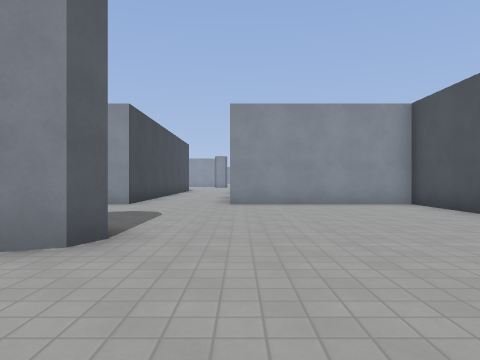
view 1 (above)

20 first-person views from a walk through a Godot game level. The camera is 1.2 m above the floor, looks level and sees 70° across. The floor is counted in squares, 2 m on a side. Each view is taken from the middle of a square. On the plan, view 1 faces up. The plan holds only what a view shows up to about 10 squares ahead; the rest is blank. The place goes on beyond the plan. Surface patterns are stand-ins for the level's own textures.

view 2
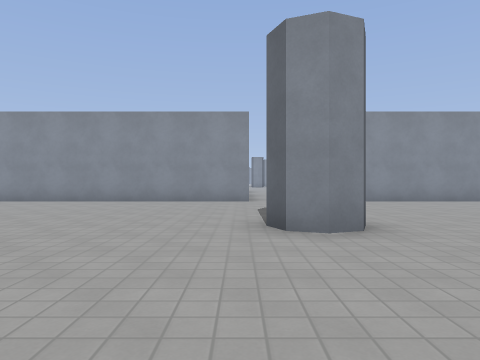

view 3
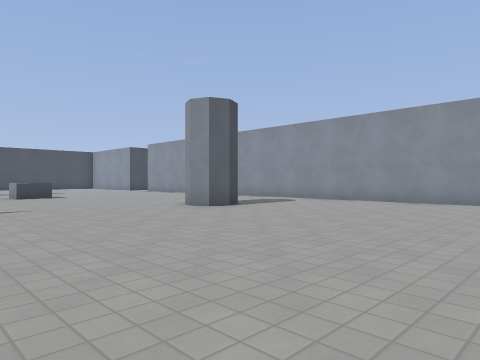

view 4
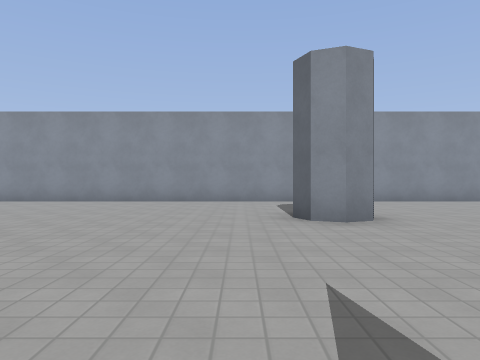

view 5
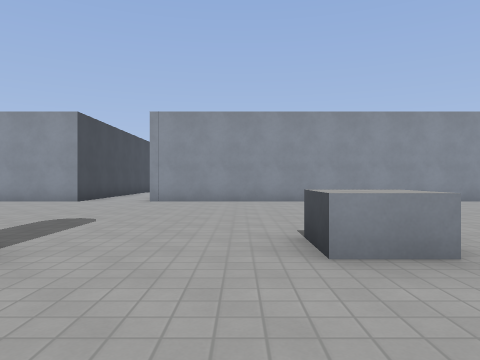

view 6
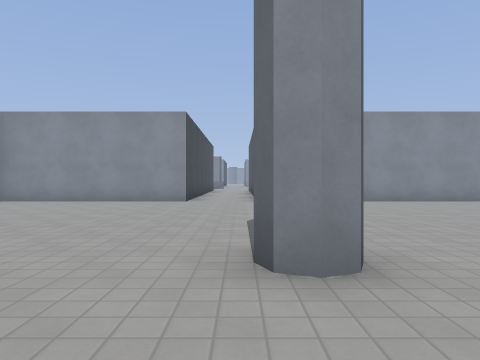

view 7
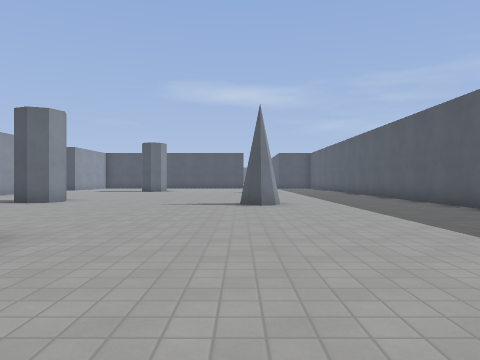

view 8
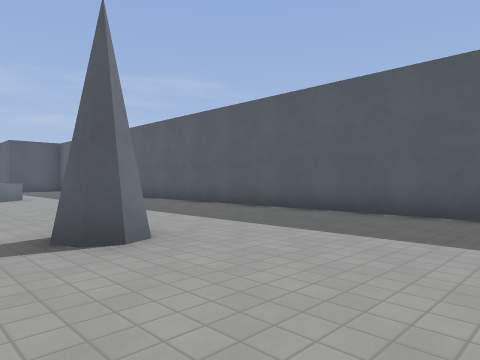

view 9
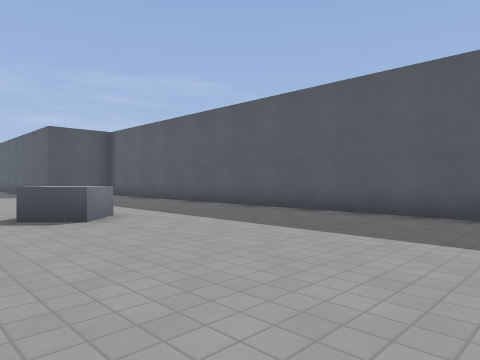

view 10
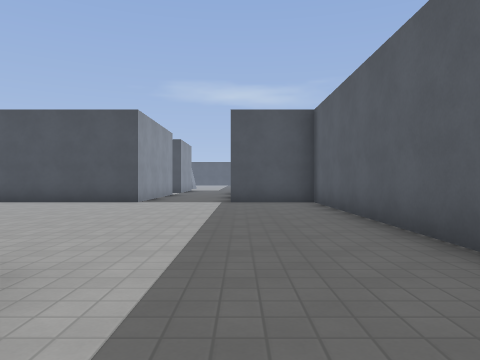

view 11
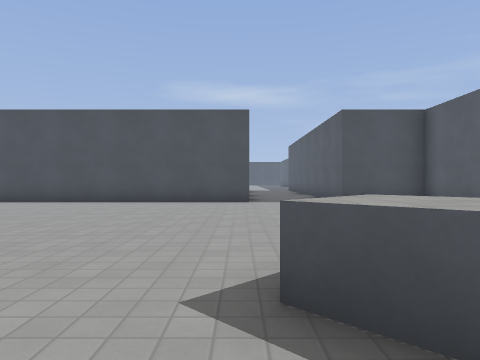

view 12
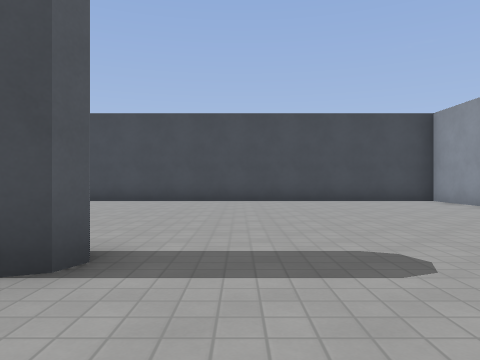

view 13
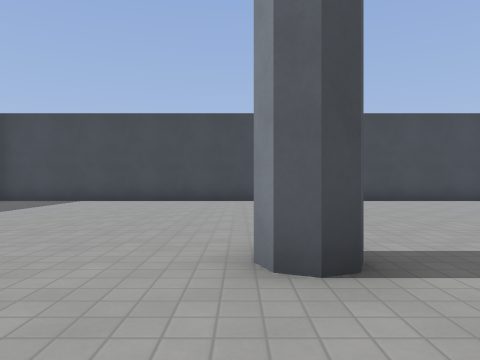

view 14
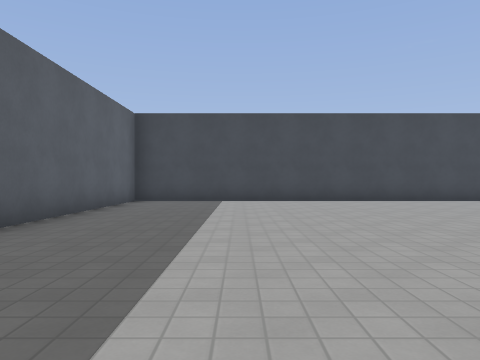

view 15
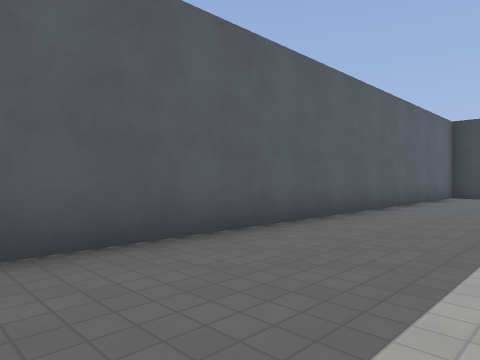

view 16
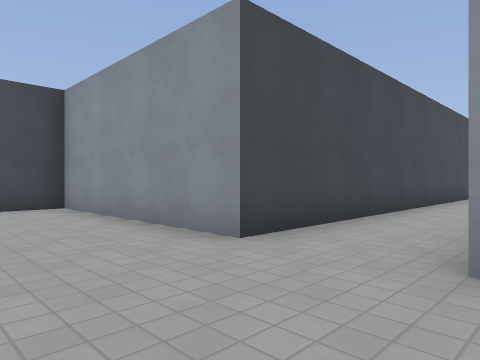

view 17
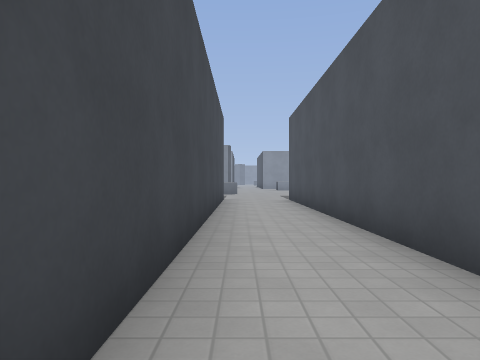

view 18
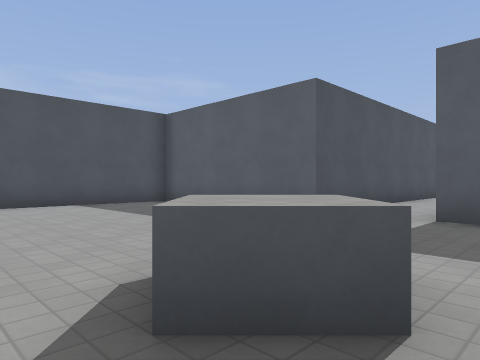

view 19
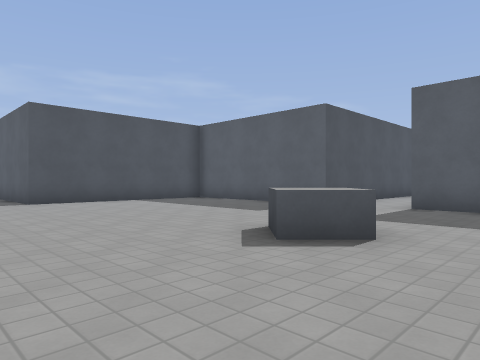

view 20
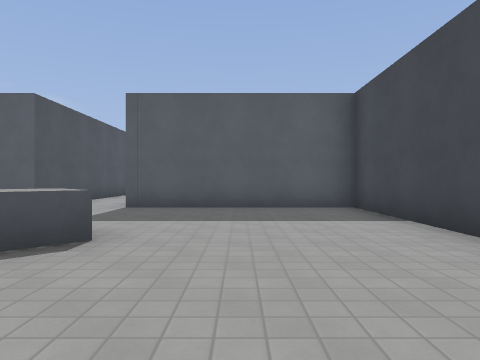

### Floor plan
Points are (right, up) in squares from view 1. A wall is a line through its corners. A room is listed if a view was taken in it or the views show most of it. See-through windows are left out.
Room 1 (views 1, 2, 3, 4, 5, 6, 7, 8, 9, 10, 11, 12, 13, 14, 15, 16, 17)
walls: (-10.1, 5) (-9.8, 4.5) (-10, 4) (-10.5, 3.8) (-11, 4) (-11.1, 4.5) (-10.9, 5.1); (-11.7, -1.9) (-11.9, -1.4); (-20.3, 1.9) (-20.1, 1.4); (-14, -6) (4.3, -6) (4.3, -3.8) (5, -3.8); (-1.3, 3.5) (-1.5, 3) (-2, 2.9) (-2.5, 3) (-2.6, 3.5); (-20.8, 1.1) (-20.9, 1.6); (-2.7, 10) (-2.7, 8.5) (-20.5, 8.5); (-20.5, 10.1) (-20.5, 18.5); (5, -1.3) (4.3, -1.3) (4.3, 8.5) (-0.2, 8.5); (-22.5, 17.6) (-22.5, 8.5) (-27.7, 8.5) (-27.7, -6) (-15.5, -6)
low walls: (-16.2, 1.6) (-17.3, 1.6) (-17.3, 2.6); (-3.3, -2.6) (-4, -1.9) (-3.3, -1.2)
ways out: opening at (-21.5, 18.5) to room 2
Room 2 (views 18, 19, 20)
walls: (-20.5, 18.5) (-15.5, 18.5) (-15.5, 23.7); (-27.5, 22.5) (-27.5, 18.5) (-22.5, 18.5)
low walls: (-23.5, 22.6) (-22.8, 23.3) (-22.2, 22.7)
ways out: opening at (-21.5, 18.5) to room 1; opening at (-15, 24.5)

Where each view was taken, in squares from view 1:
view 1: 0 up, 0 right, facing up
view 2: 1 down, 3 left, facing up
view 3: 1 down, 4 left, facing up-left
view 4: 1 down, 12 left, facing up
view 5: 1 down, 18 left, facing up
view 6: 1 down, 21 left, facing up
view 7: 1 down, 20 left, facing right
view 8: 0 up, 15 left, facing down-right
view 9: 0 up, 9 left, facing down-right
view 10: 4 down, 5 left, facing right
view 11: 1 down, 5 left, facing right
view 12: 3 up, 18 left, facing left
view 13: 1 up, 18 left, facing left
view 14: 3 down, 18 left, facing left
view 15: 3 down, 15 left, facing down-left
view 16: 6 up, 20 left, facing up-left
view 17: 8 up, 22 left, facing up
view 18: 24 up, 24 left, facing down-right
view 19: 26 up, 25 left, facing down-right
view 20: 26 up, 25 left, facing down
